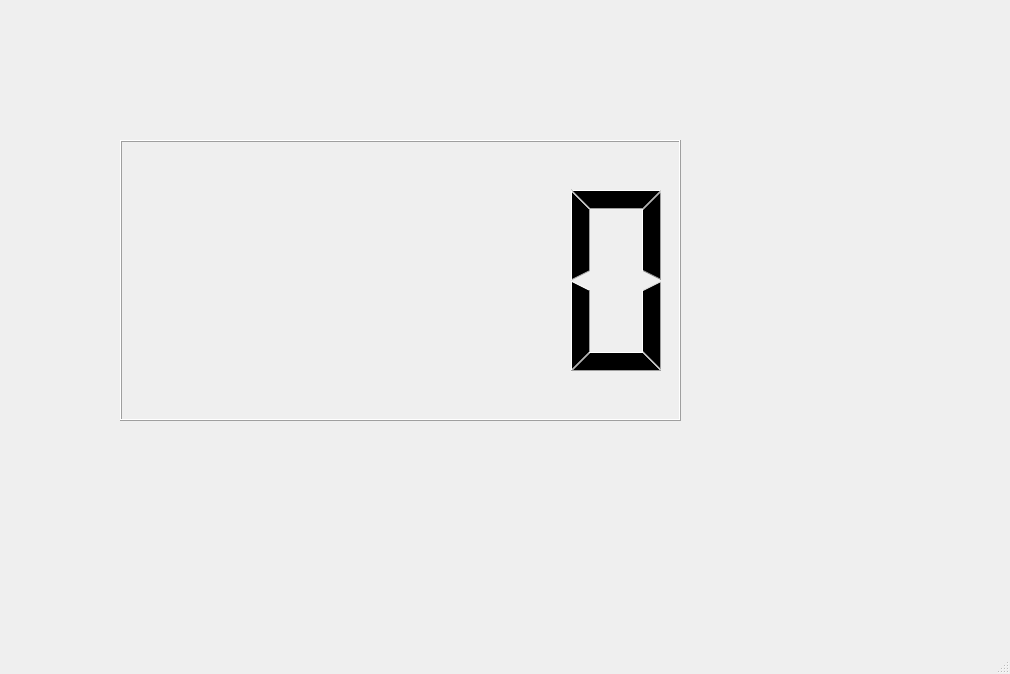
<?xml version="1.0" encoding="UTF-8"?>
<ui version="4.0">
 <class>MainWindow</class>
 <widget class="QMainWindow" name="MainWindow">
  <property name="geometry">
   <rect>
    <x>0</x>
    <y>0</y>
    <width>1010</width>
    <height>674</height>
   </rect>
  </property>
  <property name="windowTitle">
   <string>MainWindow</string>
  </property>
  <widget class="QWidget" name="centralwidget">
   <widget class="QLabel" name="label">
    <property name="geometry">
     <rect>
      <x>760</x>
      <y>10</y>
      <width>211</width>
      <height>101</height>
     </rect>
    </property>
    <property name="styleSheet">
     <string notr="true">border-image: url(:/Logos/uat logo.jpg);</string>
    </property>
    <property name="text">
     <string/>
    </property>
   </widget>
   <widget class="QLabel" name="label_8">
    <property name="geometry">
     <rect>
      <x>790</x>
      <y>460</y>
      <width>181</width>
      <height>151</height>
     </rect>
    </property>
    <property name="styleSheet">
     <string notr="true">border-image: url(:/Logos/logo programador.png);</string>
    </property>
    <property name="text">
     <string/>
    </property>
   </widget>
   <widget class="QLabel" name="label_2">
    <property name="geometry">
     <rect>
      <x>20</x>
      <y>-40</y>
      <width>291</width>
      <height>161</height>
     </rect>
    </property>
    <property name="styleSheet">
     <string notr="true">border-image: url(:/Logos/ingenieria logo.png);</string>
    </property>
    <property name="text">
     <string/>
    </property>
   </widget>
   <widget class="QLCDNumber" name="lcdNumber">
    <property name="geometry">
     <rect>
      <x>120</x>
      <y>140</y>
      <width>561</width>
      <height>281</height>
     </rect>
    </property>
   </widget>
  </widget>
  <widget class="QMenuBar" name="menubar">
   <property name="geometry">
    <rect>
     <x>0</x>
     <y>0</y>
     <width>1010</width>
     <height>25</height>
    </rect>
   </property>
  </widget>
  <widget class="QStatusBar" name="statusbar"/>
 </widget>
 <resources>
  <include location="recursos.qrc"/>
 </resources>
 <connections/>
</ui>
